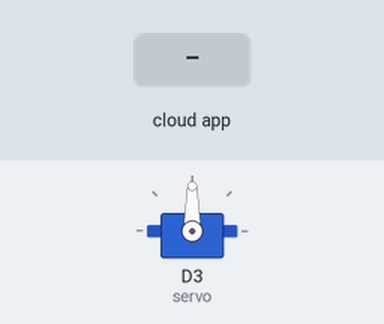
A sketch run on a simulated ESP8266 (NodeMCU). Shown: servo. Inputs (shaded band) come from the test bench. WiFi joins after 1.5 s; servers stay silent unless stated; network time is answered at once with the bench clock; the local clock reads 2024-03-15 10:24:30 at power-on unless the sketch sets it; the Firebase database answers and starts empty; what the sketch prints to the serial monitor is not drawn.

Above: at 2.7 s.
2.8 s: the phone or cloud app sets feednow to 1
At 3.4 s:
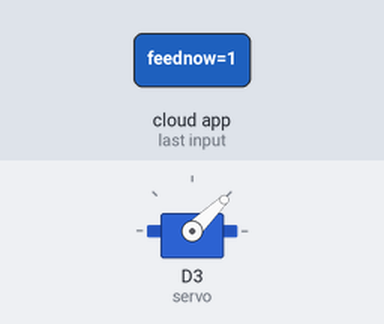
5.8 s: the phone or cloud app sets feednow to 0
At 6.4 s:
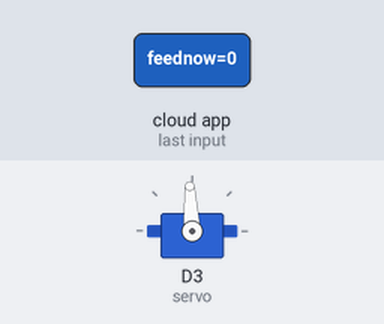
Timing chart, 0 to 8.8 s (numbered marks = the images above; inputs shaded):
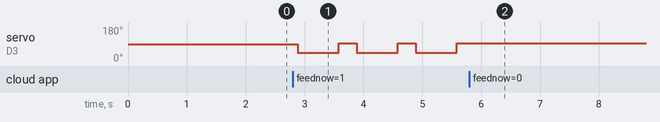

The sketch:

Code.ino
```cpp
#include "FirebaseESP8266.h"
#include <ESP8266WiFi.h>
#include <NTPClient.h>
#include <WiFiUdp.h>
#include <Servo.h>

Servo servo;

#define FIREBASE_HOST "<https://fish-feeder-17-default-rtdb.asia-southeast1.firebasedatabase.app/>"
#define FIREBASE_AUTH "<85MsrQbPug6a40Odz4DnK6TTpF9tptWQkwpkWhgs>"
#define WIFI_SSID "<REDDY>"
#define WIFI_PASSWORD "<12345678>"

WiFiUDP ntpUDP;
NTPClient timeClient(ntpUDP, "pool.ntp.org",19800);


FirebaseData timer,feed;
String stimer;
String Str[]={"00:00","00:00","00:00"};
int i,feednow=0;
void setup() {
  Serial.begin(9600);
  WiFi.begin(WIFI_SSID, WIFI_PASSWORD);
  Serial.print("Connecting to a");
  while (WiFi.status() != WL_CONNECTED) {
    Serial.print(".");
    delay(500);
  }
  Serial.println();
  Serial.print("connected: ");
  Serial.println(WiFi.localIP());

  timeClient.begin();
  Firebase.begin(FIREBASE_HOST, FIREBASE_AUTH);
  Firebase.reconnectWiFi(true);
  servo.attach(D3); // Pin attached to D3
}

void loop() {
  Firebase.getInt(feed,"feednow");
  feednow = feed.to<int>();
  Serial.println(feednow);
  if (feednow==1) // Direct Feeding
  {
      servo.writeMicroseconds(1000); // rotate clockwise
      delay(700); // allow to rotate for n micro seconds, you can change this to your need
      servo.writeMicroseconds(1500); // stop rotation
      feednow = 0;
      Firebase.setInt(feed, "/feednow",feednow);
      Serial.println("Fed");
  }
  else{ // Scheduling feed
    for(i=0;i<3;i++){
      String path = "timers/timer"+String(i);
      Firebase.getString(timer,path);
      stimer = timer.to<String>();
      Str[i]= stimer.substring(9,14);
    }
    timeClient.update();
    String currentTime = String(timeClient.getHours())+":"+String(timeClient.getMinutes());
    if (Str[0]==currentTime||Str[1]==currentTime||Str[2]==currentTime)
    {
      servo.writeMicroseconds(1000); // rotate clockwise
      delay(700); // allow to rotate for n micro seconds, you can change this to your need
      servo.writeMicroseconds(1500); // stop rotation
      Serial.println("Success");
      delay(60000);
    }
  }
  Str[0]="00:00";
  Str[1]="00:00";
  Str[2]="00:00";
}
```

Measured:
- after the input at 2.8 s, servo on D3 (servo): alternates 93° for 0.30 s and 44° for 0.70 s, starting after 0.08 s
- after the input at 5.8 s, servo on D3 (servo): stops changing and stays 93°
